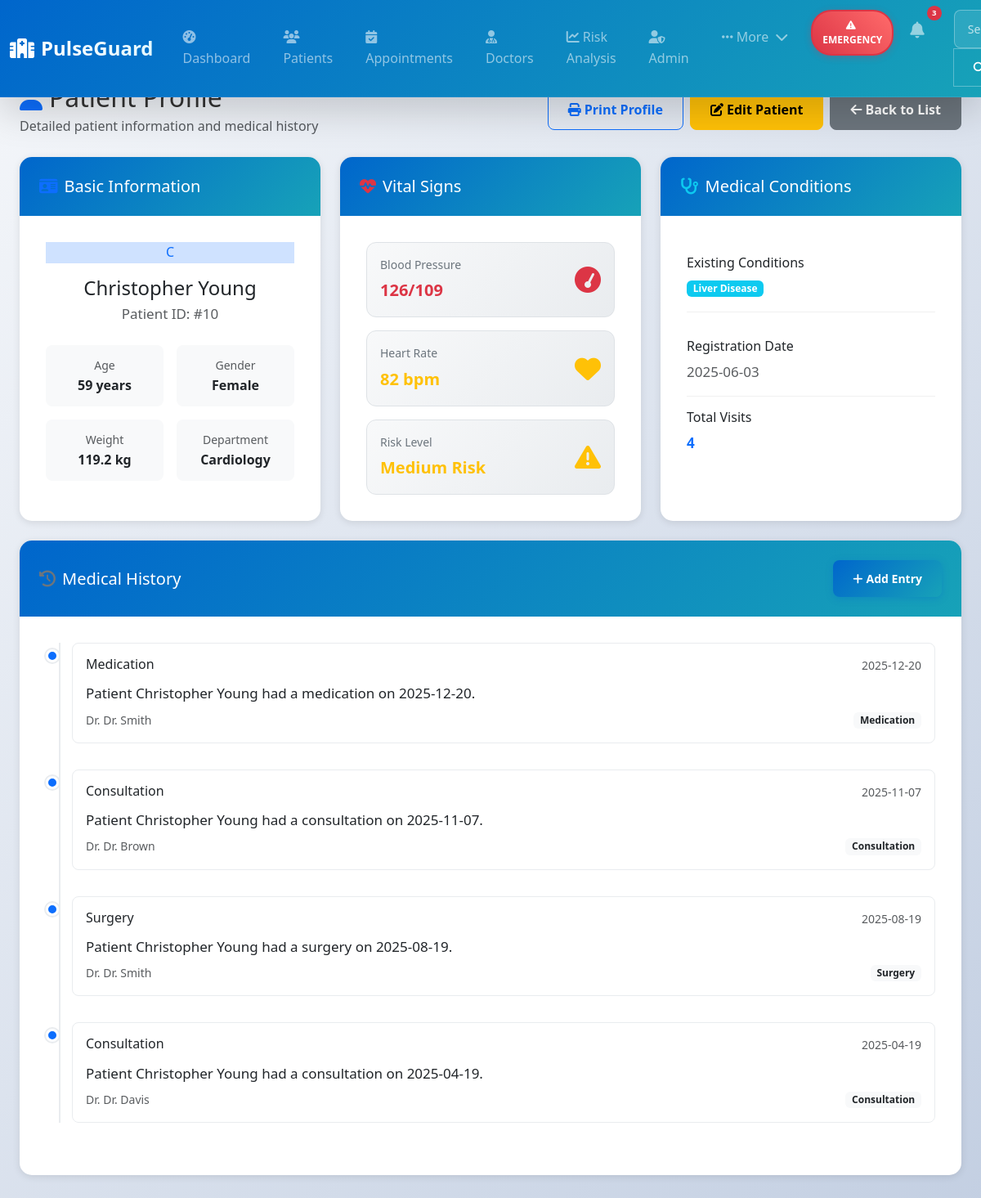
The page /patient/10 on the database its author committed.
### tables this page shows
CREATE TABLE patients (
            patient_id INTEGER PRIMARY KEY AUTOINCREMENT,
            name TEXT,
            age INTEGER,
            gender TEXT,
            weight REAL,
            blood_pressure TEXT,
            heart_rate INTEGER,
            existing_conditions TEXT,
            risk_level TEXT,
            registration_date TEXT
        , department TEXT);

CREATE TABLE medical_history (
            id INTEGER PRIMARY KEY AUTOINCREMENT,
            patient_id INTEGER,
            date TEXT,
            type TEXT,
            notes TEXT,
            doctor TEXT,
            FOREIGN KEY (patient_id) REFERENCES patients (patient_id)
        );

### app.py (the view)
@app.route("/patient/<int:id>")
def patient_profile(id):
    conn = sqlite3.connect("hospital.db")
    cursor = conn.cursor()
    cursor.execute("SELECT * FROM patients WHERE patient_id=?", (id,))
    patient = cursor.fetchone()
    cursor.execute("SELECT * FROM medical_history WHERE patient_id=? ORDER BY date DESC", (id,))
    history = cursor.fetchall()
    conn.close()
    return render_template("patient_profile.html", patient=patient, history=history)

### templates/patient_profile.html (shortened to what this page needs)
{% extends "base.html" %}
{% block content %}
<div class="d-flex justify-content-between align-items-center mb-4">
    <div>
        <h1 class="h2 mb-1">
            <i class="fas fa-user text-primary me-2"></i>Patient Profile
        </h1>
        <p class="text-muted mb-0">Detailed patient information and medical history</p>
    </div>
    <div class="d-flex gap-2">
        <button class="btn btn-outline-primary" onclick="window.print()">
            <i class="fas fa-print me-1"></i>Print Profile
        </button>
        <a href="/edit/{{ patient[0] }}" class="btn btn-warning">
            <i class="fas fa-edit me-1"></i>Edit Patient
        </a>
        <button class="btn btn-secondary" onclick="window.history.back()">
            <i class="fas fa-arrow-left me-1"></i>Back to List
        </button>
    </div>
</div>
<div class="row g-4 mb-4">
    <div class="col-xl-4">
        <div class="card border-0 shadow-custom h-100">
            <div class="card-header bg-white border-0">
                <h5 class="mb-0">
                    <i class="fas fa-id-card text-primary me-2"></i>Basic Information
                </h5>
            </div>
            <div class="card-body">
                <div class="text-center mb-4">
                    <div class="avatar-lg bg-primary-subtle text-primary mx-auto mb-3">
                        {{ patient[1][0] }}
                    </div>
                    <h4 class="mb-1">{{ patient[1] }}</h4>
                    <p class="text-muted mb-0">Patient ID: #{{ patient[0] }}</p>
                </div>
                <div class="row g-3">
                    <div class="col-6">
                        <div class="info-item">
                            <label class="text-muted small">Age</label>
                            <div class="fw-semibold">{{ patient[2] }} years</div>
                        </div>
                    </div>
                    <div class="col-6">
                        <div class="info-item">
                            <label class="text-muted small">Gender</label>
                            <div class="fw-semibold">{{ patient[3] }}</div>
                        </div>
                    </div>
                    <div class="col-6">
                        <div class="info-item">
                            <label class="text-muted small">Weight</label>
                            <div class="fw-semibold">{{ patient[4] }} kg</div>
                        </div>
                    </div>
                    <div class="col-6">
                        <div class="info-item">
                            <label class="text-muted small">Department</label>
                            <div class="fw-semibold">{{ patient[10] or 'General' }}</div>
                        </div>
                    </div>
                </div>
            </div>
        </div>
    </div>
    <div class="col-xl-4">
        <div class="card border-0 shadow-custom h-100">
            <div class="card-header bg-white border-0">
                <h5 class="mb-0">
                    <i class="fas fa-heartbeat text-danger me-2"></i>Vital Signs
                </h5>
            </div>
            <div class="card-body">
                <div class="vital-sign-card mb-3">
                    <div class="d-flex align-items-center justify-content-between">
                        <div>
                            <div class="vital-label">Blood Pressure</div>
                            <div class="vital-value text-danger">{{ patient[5] }}</div>
                        </div>
                        <i class="fas fa-tachometer text-danger fa-2x"></i>
                    </div>
                </div>
                <div class="vital-sign-card mb-3">
                    <div class="d-flex align-items-center justify-content-between">
                        <div>
                            <div class="vital-label">Heart Rate</div>
                            <div class="vital-value text-warning">{{ patient[6] }} bpm</div>
                        </div>
                        <i class="fas fa-heart text-warning fa-2x"></i>
                    </div>
                </div>
                <div class="vital-sign-card">
                    <div class="d-flex align-items-center justify-content-between">
                        <div>
                            <div class="vital-label">Risk Level</div>
                            <div class="vital-value
                                {% if patient[8] == 'High' %}text-danger
                                {% elif patient[8] == 'Medium' %}text-warning
                                {% else %}text-success{% endif %}">
                                {{ patient[8] }} Risk
                            </div>
                        </div>
                        <i class="fas fa-exclamation-triangle
                            {% if patient[8] == 'High' %}text-danger
                            {% elif patient[8] == 'Medium' %}text-warning
                            {% else %}text-success{% endif %} fa-2x"></i>
                    </div>
                </div>
            </div>
        </div>
    </div>
    <div class="col-xl-4">
        <div class="card border-0 shadow-custom h-100">
            <div class="card-header bg-white border-0">
                <h5 class="mb-0">
                    <i class="fas fa-stethoscope text-info me-2"></i>Medical Conditions
                </h5>
            </div>
            <div class="card-body">
                <div class="condition-item mb-3">
                    <h6 class="mb-2">Existing Conditions</h6>
                    <span class="badge bg-info">{{ patient[7] or 'None' }}</span>
                </div>
                <div class="condition-item">
                    <h6 class="mb-2">Registration Date</h6>
                    <p class="text-muted mb-0">{{ patient[9] }}</p>
                </div>
                <div class="condition-item">
                    <h6 class="mb-2">Total Visits</h6>
                    <p class="text-primary fw-semibold mb-0">{{ history|length }}</p>
                </div>
            </div>
        </div>
    </div>
</div>
<div class="card border-0 shadow-custom mb-4">
    <div class="card-header bg-white border-0 d-flex justify-content-between align-items-center">
        <h5 class="mb-0">
            <i class="fas fa-history text-secondary me-2"></i>Medical History
        </h5>
        <button class="btn btn-primary btn-sm" data-bs-toggle="modal" data-bs-target="#addHistoryModal">
            <i class="fas fa-plus me-1"></i>Add Entry
        </button>
    </div>
    <div class="card-body">
        {% if history %}
        <div class="timeline">
            {% for entry in history %}
            <div class="timeline-item">
                <div class="timeline-marker bg-primary"></div>
                <div class="timeline-content">
                    <div class="d-flex justify-content-between align-items-start mb-2">
                        <h6 class="mb-1">{{ entry[3] }}</h6>
                        <small class="text-muted">{{ entry[2] }}</small>
                    </div>
                    <p class="mb-2">{{ entry[4] }}</p>
                    <div class="d-flex justify-content-between align-items-center">
                        <small class="text-muted">Dr. {{ entry[5] }}</small>
                        <span class="badge bg-light text-dark">{{ entry[3] }}</span>
                    </div>
                </div>
            </div>
            {% endfor %}
        </div>
        {% else %}
        <div class="text-center py-5">
            <i class="fas fa-history fa-3x text-muted mb-3"></i>
            <h5 class="text-muted">No Medical History</h5>
            <p class="text-muted">Add the first medical history entry for this patient.</p>
        </div>
        {% endif %}
    </div>
</div>
{% endblock %}

### static/css/style.css (style rules this page uses)
:root { --primary-color: #0066cc; --secondary-color: #17a2b8; --success-color: #28a745; --warning-color: #ffc107; --danger-color: #dc3545; --dark-color: #343a40; --light-color: #f8f9fa; --shadow: 0 2px 10px rgba(0,0,0,0.1); --shadow-lg: 0 4px 20px rgba(0,0,0,0.15); --border-radius: 8px; --transition: all 0.3s ease; }
body { background: linear-gradient(135deg, #f5f7fa 0%, #c3cfe2 100%); min-height: 100vh; font-family: 'Segoe UI', Tahoma, Geneva, Verdana, sans-serif; color: #333; line-height: 1.6; }
.card { border: none; border-radius: var(--border-radius); box-shadow: var(--shadow); transition: var(--transition); overflow: hidden; }
.card-header { background: linear-gradient(135deg, var(--primary-color), var(--secondary-color)); color: white; border: none; padding: 1.5rem; }
.card-body { padding: 2rem; }
.btn { border-radius: var(--border-radius); padding: 0.75rem 1.5rem; font-weight: 600; transition: var(--transition); }
.btn-primary { background: linear-gradient(135deg, var(--primary-color), var(--secondary-color)); border: none; box-shadow: 0 2px 10px rgba(0, 102, 204, 0.3); }
html { scroll-behavior:smooth; }
.btn-primary { transition: 0.3s; }
.card { border-radius: 15px; }
.card p { font-size: 17px; }
.card { transition: all 0.3s ease; }

### templates/patient_profile.html (style rules this page uses)
.info-item { padding: 0.75rem; background: #f8f9fa; border-radius: 8px; text-align: center; }
.vital-sign-card { padding: 1rem; background: linear-gradient(135deg, #f8f9fa 0%, #e9ecef 100%); border-radius: 12px; border: 1px solid #dee2e6; }
.vital-label { font-size: 0.875rem; color: #6c757d; margin-bottom: 0.25rem; }
.vital-value { font-size: 1.25rem; font-weight: 600; }
.condition-item { padding: 1rem 0; border-bottom: 1px solid #f0f0f0; }
.condition-item:last-child { border-bottom: none; }
.timeline { position: relative; padding-left: 2rem; }
.timeline::before { content: ''; position: absolute; left: 1rem; top: 0; bottom: 0; width: 2px; background: #e9ecef; }
.timeline-item { position: relative; margin-bottom: 2rem; }
.timeline-marker { position: absolute; left: -2rem; top: 0.5rem; width: 1rem; height: 1rem; border-radius: 50%; border: 3px solid white; box-shadow: 0 0 0 2px #e9ecef; }
.timeline-content { background: white; padding: 1rem; border-radius: 8px; border: 1px solid #e9ecef; }

### rows shown on the page
patients: name "C", name "Christopher Young", patient_id "10", age "59", gender "Female", weight "119.2", department "Cardiology", blood_pressure "126/109", heart_rate "82", risk_level "Medium", existing_conditions "Liver Disease", registration_date "2025-06-03"
medical_history: type "Medication", date "2025-12-20", notes "Patient Christopher Young had a medication on 2025-12-20.", doctor "Dr. Smith"
medical_history: type "Consultation", date "2025-11-07", notes "Patient Christopher Young had a consultation on 2025-11-07.", doctor "Dr. Brown"
medical_history: type "Surgery", date "2025-08-19", notes "Patient Christopher Young had a surgery on 2025-08-19.", doctor "Dr. Smith"
medical_history: type "Consultation", date "2025-04-19", notes "Patient Christopher Young had a consultation on 2025-04-19.", doctor "Dr. Davis"

### other values the page prints
{{ history|length }} "4"
